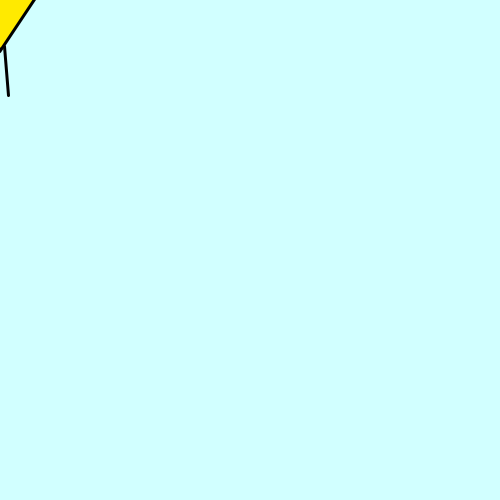
Frame 1 (no input)
Frame 60 (the mouse pressed at the canvas centre just before this capture): identical to frame 1, image omitted
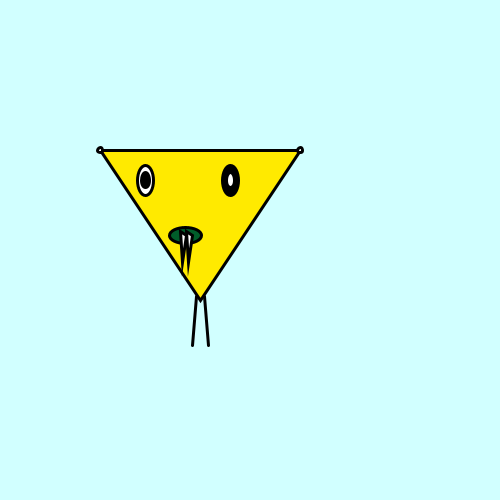
Frame 120 (the mouse held since frame 60 and released just before this capture)

The Processing sketch that drew these frames (run headless with seeded random() and noise(); from frame 60 on, the mouse is pressed at the canvas centre):

// Processing sketch: processing_9658
// ── processing_9658.pde

void setup() {
  size(500,500);
  strokeWeight(3);
}

void draw() {
  
  // Paint background
  background(209,255,255);
  fill(255,234,0);
  
  // Save world reference point here.
  pushMatrix();
  
  // Move world reference point in response to mouse cursor.
  int targetX = mouseX-150;
  int targetY = mouseY-150;
  if (targetX > 50)
    targetX = 50;
  translate(targetX, targetY);
  
  // Paint monster's head
  triangle(50,50,250,50,150,200);
  fill(0,93,42);
  
  // Paint monster's mouth
  smooth();
  ellipse(135,135,32,16);
  fill(255,255,255);
  
  // Paint monster's fangs
  triangle(130,131,132,162,136,135);
  triangle(136,131,138,162,142,135);
  
  // Paint monster's left eye
  ellipse(95,80,16,30);   
  fill(0);
  ellipse(95,80,8,15);
  
  // Paint monste's right eye
  ellipse(180,80,16,30);
  fill(255,255,255);
  ellipse(180,80,8,15);
  
  // Paint monster's legs
  line(154,196,158,245);
  line(146,196,142,245);
  
  // Paint monster's ears
  ellipse(50,50,5,5);
  ellipse(250,50,5,5);
  
  // Restore world reference here
  popMatrix();
}
